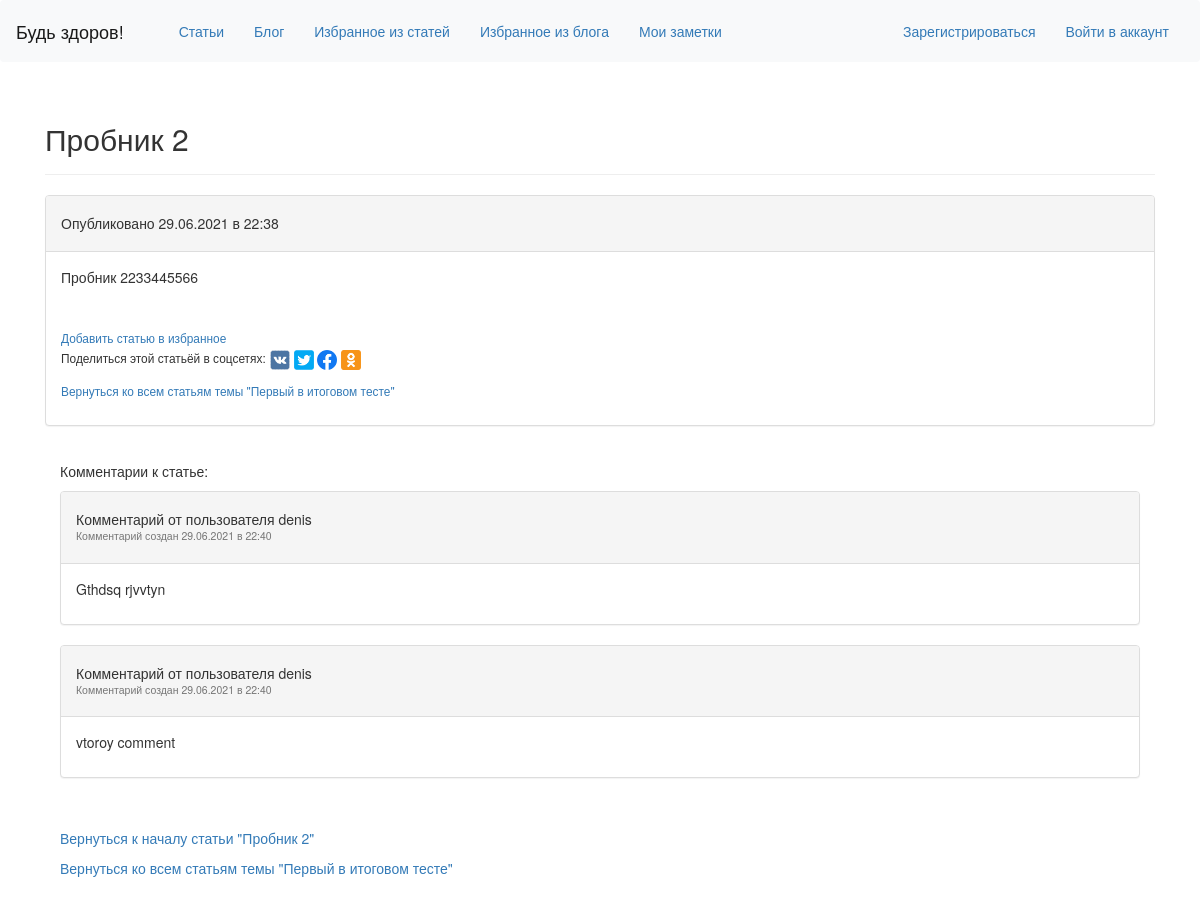
The app's page /entry/23/ with its own data.
### learning_logs/models.py (models this page shows, shortened)
class Entry(models.Model):
    topic = models.ForeignKey(Topic, on_delete=models.CASCADE)
    title = models.CharField(max_length=50)
    text = models.TextField()
    date_added = models.DateTimeField(auto_now_add=True)
    like = models.ManyToManyField(User, blank=True)
    class Meta:
        verbose_name_plural = 'entries'

class Topic(models.Model):
    text = models.CharField(max_length=200)
    date_added = models.DateTimeField(auto_now_add=True)
    owner = models.ForeignKey(User, on_delete=models.CASCADE)
    topicimage = models.ImageField(upload_to='images', default='images/111.jpg', blank=True, null=True)
    def __str__(self):
        return self.text

class Comment(models.Model):
    post = models.ForeignKey(Entry, on_delete=models.CASCADE, related_name='comments')
    name = models.ForeignKey(User, on_delete=models.CASCADE)
    body = models.TextField()
    created = models.DateTimeField(auto_now_add=True)
    updated = models.DateTimeField(auto_now=True)
    active = models.BooleanField(default=True)

### learning_logs/views.py (the view, shortened to what this page needs)
# urls.py: url(r'^entry/(?P<entry_id>\d+)/$', views.entry, name='entry'),
def entry(request, entry_id):
    entry = Entry.objects.get(id=entry_id)
    topic = entry.topic
    all_comments = Comment.objects.filter(active=True, post=entry).order_by('created')
    if request.method != 'POST':
        form = CommentForm()
    context = {'entry': entry, 'topic':topic, 'form':form, 'all_comments':all_comments, 'delete_entry':delete_entry}
    return render(request, 'learning_logs/entry.html', context)

### learning_logs/templates/learning_logs/entry.html (shortened to what this page needs)
{% extends 'learning_logs/base.html' %}
{% load bootstrap3 %}
{% load static %}
{% block header %}
  <h2>{{ entry.title }}</h2>
{% endblock header %}
{% block content %}
<div class="panel panel-default">
  <div class="panel-heading">
    <h5>
      Опубликовано {{ entry.date_added|date:'d.m.Y в H:i' }}
    </h5>
  </div>
  <div class="panel-body">
    {{ entry.text|linebreaks }}
  </div>
  <div class="panel-body">
    <small>
      <a href="{% url 'add_to_fav' entry.id %}">Добавить статью в избранное</a>
    </small>
    <br>
    <small>Поделиться этой статьёй в соцсетях:</small>
    <a href="http://vk.com/share.php?url=https://Gwin_project.by/entry/{{ entry.id }}"
      target="_blank" rel="nofollow">
      <img src="{% static 'sn/vk.jpg'  %}" width='20px'>
    </a>
    <a href="https://twitter.com/intent/tweet?text=https://Gwin_project.by/entry/{{ entry.id }}"
      target="_blank" rel="nofollow">
      <img src="{% static 'sn/twitter.png'  %}" width='20px'>
    </a>
    <a href="https://www.facebook.com/sharer/sharer.php?u=https://Gwin_project.by/entry/{{ entry.id }}"
      target="_blank" rel="nofollow">
      <img src="{% static 'sn/facebook.png'  %}" width='20px'>
    </a>
    <a href="https://connect.ok.ru/offer?url=https://Gwin_project.by/entry/{{ entry.id }}"
      target="_blank" rel="nofollow">
      <img src="{% static 'sn/ok.png'  %}" width='20px'>
    </a>
    <p>
      <small>
        <a href="{% url 'topic' topic.id %}">Вернуться ко всем статьям темы "{{ topic }}"</a>
      </small>
    </p>
  </div>
</div>
<div class="panel-body">
  <p> Комментарии к статье: </p>
  {% for comment in all_comments %}
  <div class="panel panel-default">
    <div class="panel-heading">
      <h5>
        Комментарий от пользователя {{ comment.name }}
        <p><small>Комментарий создан {{comment.created | date:'d.m.Y в H:i'}}<br>
        </small></p>
      </h5>
    </div>
    <div class="panel-body">
      <p>
        {{ comment.body }}
      </p>
    </div>
  </div>
  {% empty %}
  К этой статье пока не было оставлено никаких комментариев...Станьте первым!
  {% endfor %}
</div>
<div class="panel-body">
  <p>
    <a href="{% url 'entry' entry.id %}">Вернуться к началу статьи "{{ entry.title }}"</a>
  </p>
  <p>
    <a href="{% url 'topic' topic.id %}">Вернуться ко всем статьям темы "{{ topic }}"</a>
  </p>
</div>
{% endblock content %}

### learning_logs/templates/learning_logs/base.html (style rules this page uses)
body { background: url(https://funart.pro/uploads/posts/2021-04/1618603122_59-funart_pro-p-oboi-fon-svetlo-salatovii-61.jpg); }

### records on screen
Entry: title "Пробник 2", date_added "29.06.2021 в 22:38", text "Пробник 2233445566"
Topic: text "Первый в итоговом тесте"
Comment: name "denis", created "29.06.2021 в 22:40", body "Gthdsq rjvvtyn"
Comment: name "denis", created "29.06.2021 в 22:40", body "vtoroy comment"
